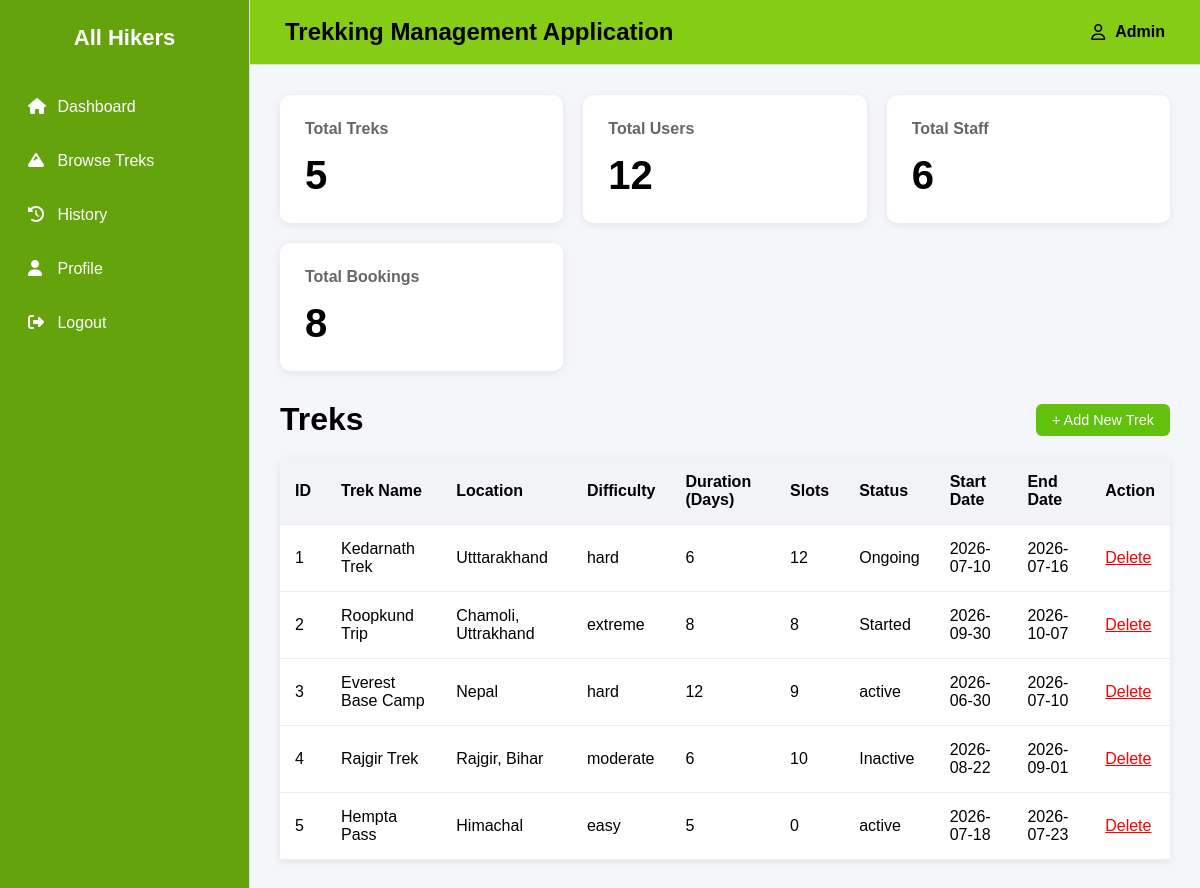
The page /admin_dashboard/trek on the database as committed earlier.
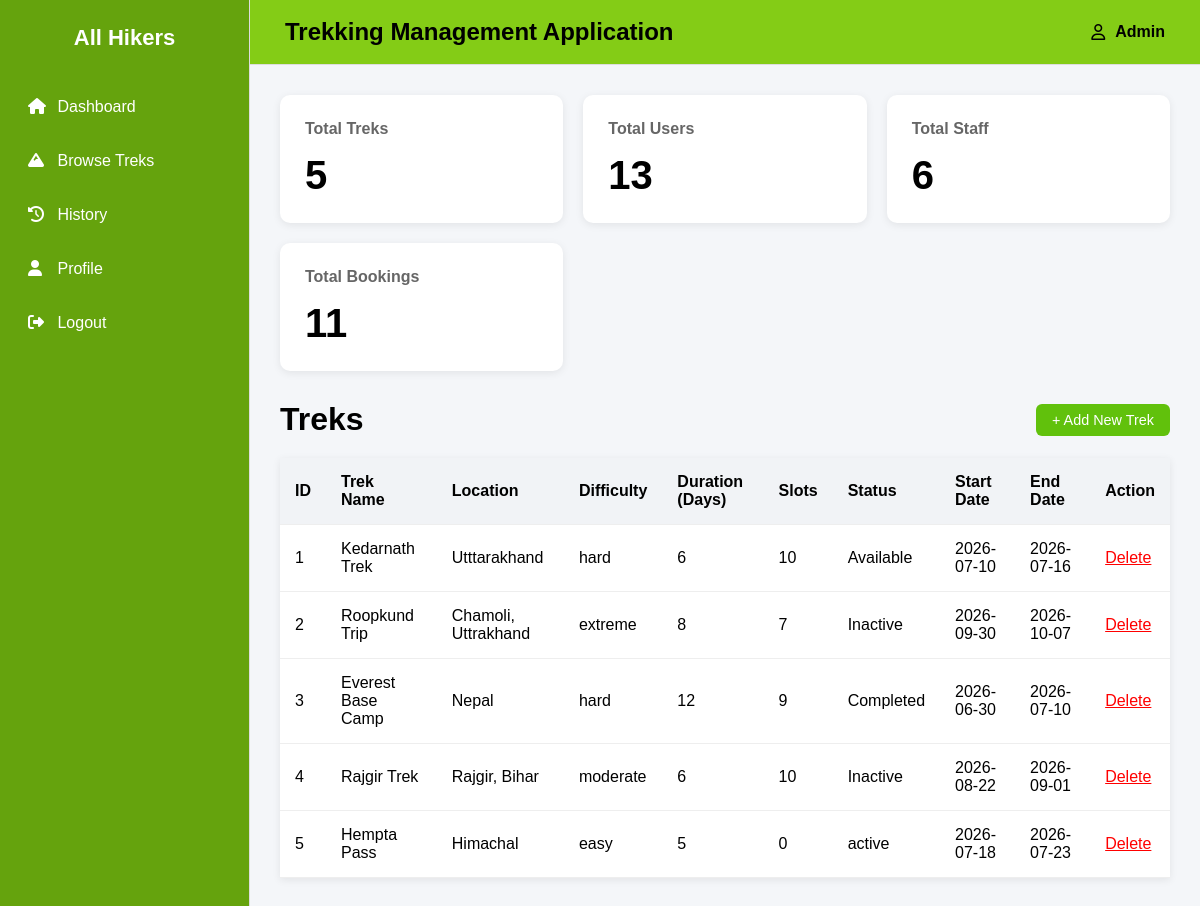
The same page on the database as committed later.
### backend/models.py (models this page shows)
class Trek(db.Model):
    __tablename__="trek"
    id = db.Column(db.Integer,primary_key=True)
    trek_name = db.Column(db.String,nullable=False)
    location = db.Column(db.String,nullable=False)
    difficulty = db.Column(db.String,nullable=False)
    duration_days = db.Column(db.Integer,nullable=False)
    available_slots = db.Column(db.Integer,nullable=False)
    assigned_staff_id = db.Column(db.Integer, db.ForeignKey("staff_profile.id"),nullable=True)
    status = db.Column(db.String,default="Available")
    start_date = db.Column(db.Date,nullable=False)
    end_date = db.Column(db.Date,nullable=False)
    bookings=db.relationship("Booking",cascade="all,delete",backref="trek",lazy=True) #Trek can access all of its bookings

### backend/controllers.py (the view)
@auth_bp.route('/admin_dashboard/trek')
def trek():
    total_treks = Trek.query.count()
    total_users = Users.query.count()
    total_staff = Staff_profile.query.count()
    total_bookings = Booking.query.count()
    treks = Trek.query.all()
    return render_template('admin_trek.html', treks=treks, total_treks=total_treks, total_users=total_users, total_staff=total_staff, total_bookings=total_bookings)

### templates/admin_trek.html (shortened to what this page needs)
{% extends "base.html" %}
{% block content %}
<link rel="stylesheet" href="{{ url_for('static', filename='css/dashboard.css') }}">
<div class="trek-header">
    <h1>Treks</h1>
    <a href="{{ url_for('auth.add_trek') }}" class="btn-add-trek">+ Add New Trek</a>
</div>
<div>
    {% if treks %}
    <table class="task-table">
        <thead>
            <tr>
                <th>ID</th>
                <th>Trek Name</th>
                <th>Location</th>
                <th>Difficulty</th>
                <th>Duration (Days)</th>
                <th>Slots</th>
                <th>Status</th>
                <th>Start Date</th>
                <th>End Date</th>
                <th>Action</th>
            </tr>
        </thead>
        <tbody>
            {% for trek in treks %}
            <tr>
                <td>{{ loop.index }}</td>
                <td>{{ trek.trek_name }}</td>
                <td>{{ trek.location }}</td>
                <td>{{ trek.difficulty }}</td>
                <td>{{ trek.duration_days }}</td>
                <td>{{ trek.available_slots }}</td>
                <td>{{ trek.status }}</td>
                <td>{{ trek.start_date }}</td>
                <td>{{ trek.end_date }}</td>
                <td>
                    <a href="{{ url_for('auth.delete_trek', trek_id=trek.id) }}"
                       onclick="return confirm('Delete this trek?')"
                       style="color:red;">Delete</a>
                </td>
            </tr>
            {% endfor %}
        </tbody>
    </table>
    {% else %}
        <p>No treks added yet.</p>
    {% endif %}
</div>
{% endblock %}

Rows that differ between the two databases and show on the page:
changed Trek "Kedarnath Trek": available_slots "12" → "10"; status "Ongoing" → "Available"
changed Trek "Roopkund Trip": available_slots "8" → "7"; status "Started" → "Inactive"
changed Trek "Everest Base Camp": status "active" → "Completed"
Other text that changed with them:
{{ total_users }}: "12" → "13"
{{ total_bookings }}: "8" → "11"
